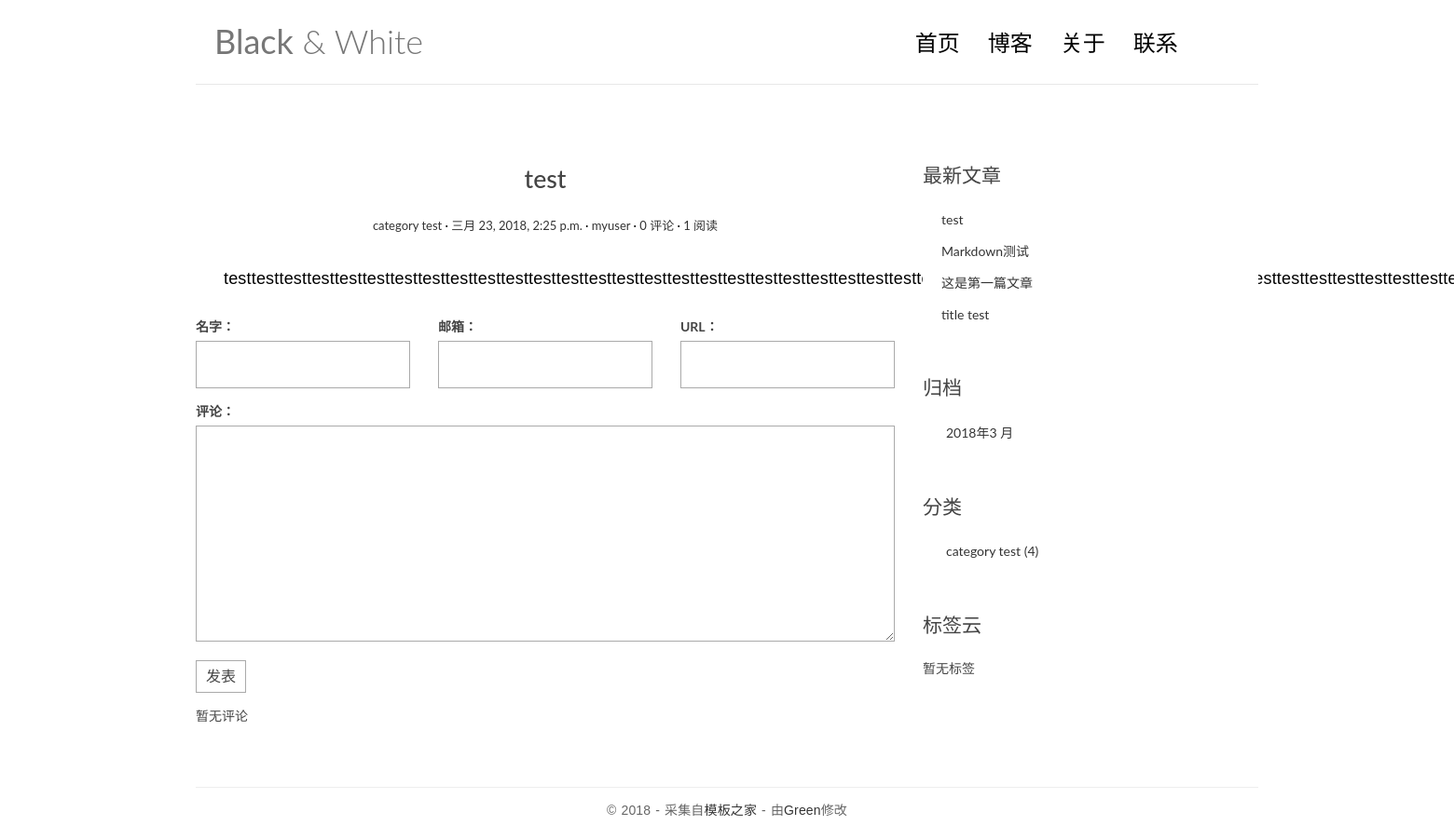
Page /post/4/ on the earlier database version.
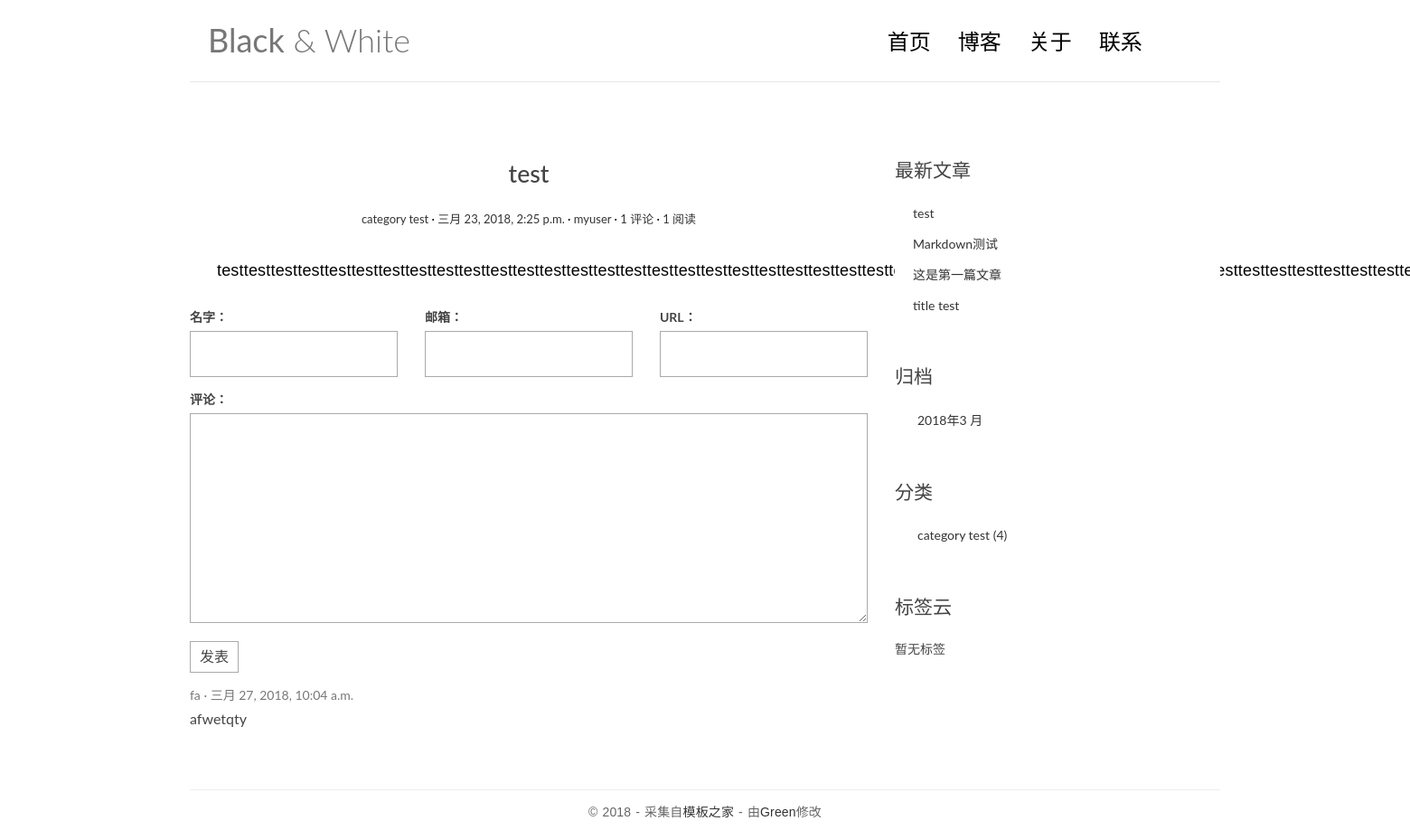
Same page on the later database version.
### blog/models.py (models this page shows, shortened)
@python_2_unicode_compatible
class Post(models.Model):
	title = models.CharField(max_length=70)
	body = models.TextField()
	created_time = models.DateTimeField()
	modified_time = models.DateTimeField()
	excerpt = models.CharField(max_length=200, blank=True)
	category = models.ForeignKey(Category, on_delete=models.CASCADE)
	tags = models.ManyToManyField(Tag, blank=True)
	author = models.ForeignKey(User, on_delete=models.CASCADE)
	views = models.PositiveIntegerField(default=0)
	''' reverse函数, 第一个参数 'blog:detail', 表 blog 应用下的 name=detail 的视图函数。
	于是 reverse 函数会去解析 detail视图函数对应的 URL,  detail 对应的规则 'post/<int:pk>/'。
	如果 Post 的 id是 666, 那么 get_absolute_url 函数返回的就是 /post/666/, 这样 Post 自己就生成了自己的 URL。
	'''
	def get_absolute_url(self):
		return reverse('blog:detail', kwargs = {'pk':self.pk})
	def save(self, *args, **kwargs):
		if not self.excerpt:
			md = markdown.Markdown(extensions=[
				'markdown.extensions.extra',
				'markdown.extensions.codehilite',
				])
			self.excerpt = strip_tags(md.convert(self.body)[:54])
			super(Post, self).save(*args, **kwargs)
	def increase_views(self):
		self.views += 1
		self.save(update_fields=['views'])
	class Meta:
		ordering = ['-created_time', 'title']

@python_2_unicode_compatible
class Category(models.Model):
	name = models.CharField(max_length=100)

### comments/models.py (models this page shows, shortened)
@python_2_unicode_compatible
class Comment(models.Model):
	name = models.CharField(max_length=100)
	email = models.EmailField(max_length=255)
	url = models.URLField(blank=True)
	text = models.TextField()
	created_time = models.DateTimeField(auto_now_add=True)
	post = models.ForeignKey('blog.Post', on_delete=models.CASCADE)

### blog/views.py (the view)
# urls.py: path('post/<int:pk>/', views.detail, name='detail'),
def detail(request, pk):
	post = get_object_or_404(Post, pk=pk)
	post.increase_views()
	post.body = markdown.markdown(post.body,
		extensions =[
		'markdown.extensions.extra',
		'markdown.extensions.codehilite',
		'markdown.extensions.toc',
		])
	form = CommentForm()
	comment_list = post.comment_set.all()
	context = {	'post': post,
				'form': form,
				'comment_list': comment_list,
				}
	return render(request, 'blog/detail.html', context=context)

### comments/forms.py
class CommentForm(forms.ModelForm):
	class Meta:
		model = Comment
		fields = ['name', 'email', 'url', 'text']

### blog/templatetags/blog_tags.py (called while the page is built)
@register.simple_tag
def get_recent_posts(num=5):
	return Post.objects.all().order_by('-created_time')[:num]

@register.simple_tag
def archives():
	return Post.objects.dates('created_time', 'month', order='DESC')

@register.simple_tag
def get_categories():
	return Category.objects.annotate(num_posts = Count('post')).filter(num_posts__gt=0)

@register.simple_tag
def get_tags():
	return Tag.objects.annotate(num_posts=Count('post')).filter(num_posts__gt=0)

### templates/blog/detail.html (shortened to what this page needs)
{% extends 'base.html' %}
{% block main %}
    <article class="post post-{{ post.pk }}">
        <header class="entry-header">
            <h1 class="entry-title">{{ post.title }}</h1>
            <div class="entry-meta">
                <span class="post-category">
                	<a href="#">{{ post.category.name }}</a></span>
                <span class="post-date"><a href="#">
                	<time class="entry-date" datetime="#">{{ post.created_time }}</time></a></span>
                <span class="post-author"><a href="#">{{ post.author }}</a></span>
                <span class="comments-link">
                	<a href="#">{{ post.comment_set.count}} 评论</a></span>
                <span class="views-count"><a href="{{post.get_absolute_url}}">{{post.views}} 阅读</a></span>
            </div>
        </header>
        <div class="entry-content clearfix">
        {{ post.body|safe }}
        </div>
    </article>
    <form action="{% url 'comments:post_comment' post.pk %}" method="post" class="comment-form">
      <div class="row">
        <div class="col-md-4">
          <label for="{{ form.name.id_for_label }}">名字：</label>
          {{ form.name }}
        </div>
        <div class="col-md-4">
          <label for="{{ form.email.id_for_label }}">邮箱：</label>
          {{ form.email }}
        </div>
        <div class="col-md-4">
          <label for="{{ form.url.id_for_label }}">URL：</label>
          {{ form.url }}
        </div>
        <div class="col-md-12">
          <label for="{{ form.text.id_for_label }}">评论：</label>
          {{ form.text }}
          <button type="submit" class="comment-btn">发表</button>
        </div>
      </div>
    </form>
    <ul class="comment-list list-unstyled">
      {% for comment in comment_list %}
      <li class="comment-item">
        <span class="nickname">{{ comment.name }}</span>
        <time class="submit-date">{{ comment.created_time }}</time>
        <div class="text">
          {{ comment.text }}
        </div>
      </li>
      {% empty %}
      暂无评论
      {% endfor %}
    </ul>
{% endblock main %}

### templates/base.html (shortened to what the changed rows need)
{% load staticfiles %}
{% load blog_tags %}
<!DOCTYPE html>
<html>
<head>
    <link rel="stylesheet" href="http://code.ionicframework.com/ionicons/2.0.1/css/ionicons.min.css">
    <link rel="stylesheet" href="{% static 'blog/css/bootstrap.min.css' %}">
    <link rel="stylesheet" href="{% static 'blog/css/custom.css' %}">
    <link rel="stylesheet" href="{% static 'blog/css/highlights/github.css' %}">
</head>
<body>
<div class="container">
    <header id="site-header">
        <div class="row">
            <div class="col-md-4 col-sm-5 col-xs-8">
                <div class="logo">
                    <h1><a href="{% url 'blog:index' %}"><b>Black</b> &amp; White</a></h1>
                </div>
            </div>
        </div>
    </header>
</div>
<div class="content-body">
    <div class="container">
        <div class="row">
            <main class="col-md-8">
                {% block main %}
                {% endblock main %}
            </main>
            <aside class="col-md-4">
                <div class="widget widget-recent-posts">
                    {% get_recent_posts as recent_post_list %}
                    <ul>
                        {% for post in recent_post_list %}
                        <li>
                            <a href="{{ post.get_absolute_url }}">{{ post.title }}</a>
                        </li>
                        {% empty %}
                        暂无文章！
                        {% endfor %}
                    </ul>
                </div>
                <div class="widget widget-archives">
                    {% archives as date_list %}
                    <ul>
                    {% for date in date_list %}
                        <li>
                            <a href="{% url 'blog:archives' date.year date.month %}">{{ date.year }}年{{ date.month }} 月</a>
                        </li>
                    {% empty %}
                    暂无归档
                    {% endfor %}
                    </ul>
                </div>
                <div class="widget widget-category">
                    {% get_categories as category_list %}
                    <ul>
                    {% for category in category_list %}
                        <li>
                            <a href="{% url 'blog:category' category.pk %}">{{category.name}}
                            <span class="post-count">({{category.num_posts}})</span></a>
                        </li>
                    {% empty %}
                    暂无归档
                    {% endfor %}
                    </ul>
                </div>
                    {% get_tags as tag_list %}
            </aside>
        </div>
    </div>
</div>
</body>
</html>

Differences in the rows shown:
computed for Post "test": comment_set.count "0" → "1"
added Comment: name "fa", created_time "三月 27, 2018, 10:04 a.m.", text "afwetqty"
Other differences:
text no longer shown: "暂无评论"
